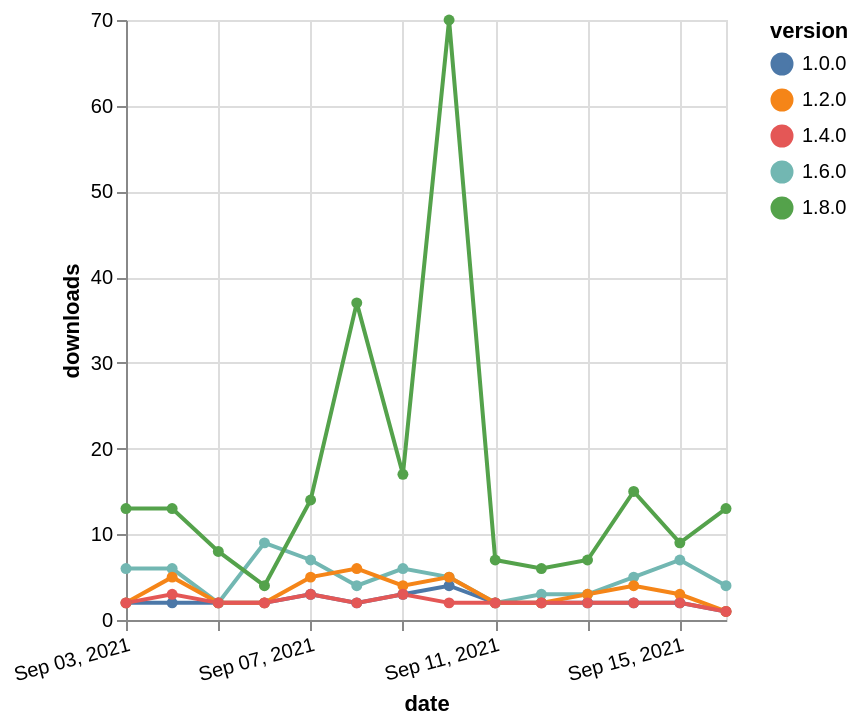

Write the Vega-Lite specification saved for this chart.
### Vega-Lite specification from a JSON file in a GitHub repository (floating-point values rounded to 4 significant figures)
{"$schema": "https://vega.github.io/schema/vega-lite/v5.json", "description": "A simple bar chart with embedded data.", "data": {"values": [{"date": "2021-09-03", "total": 2431, "delta": 6, "version": "1.6.0"}, {"date": "2021-09-04", "total": 2437, "delta": 6, "version": "1.6.0"}, {"date": "2021-09-05", "total": 2439, "delta": 2, "version": "1.6.0"}, {"date": "2021-09-06", "total": 2448, "delta": 9, "version": "1.6.0"}, {"date": "2021-09-07", "total": 2455, "delta": 7, "version": "1.6.0"}, {"date": "2021-09-08", "total": 2459, "delta": 4, "version": "1.6.0"}, {"date": "2021-09-09", "total": 2465, "delta": 6, "version": "1.6.0"}, {"date": "2021-09-10", "total": 2470, "delta": 5, "version": "1.6.0"}, {"date": "2021-09-11", "total": 2472, "delta": 2, "version": "1.6.0"}, {"date": "2021-09-12", "total": 2475, "delta": 3, "version": "1.6.0"}, {"date": "2021-09-13", "total": 2478, "delta": 3, "version": "1.6.0"}, {"date": "2021-09-14", "total": 2483, "delta": 5, "version": "1.6.0"}, {"date": "2021-09-15", "total": 2490, "delta": 7, "version": "1.6.0"}, {"date": "2021-09-16", "total": 2494, "delta": 4, "version": "1.6.0"}, {"date": "2021-09-03", "total": 795, "delta": 13, "version": "1.8.0"}, {"date": "2021-09-04", "total": 808, "delta": 13, "version": "1.8.0"}, {"date": "2021-09-05", "total": 816, "delta": 8, "version": "1.8.0"}, {"date": "2021-09-06", "total": 820, "delta": 4, "version": "1.8.0"}, {"date": "2021-09-07", "total": 834, "delta": 14, "version": "1.8.0"}, {"date": "2021-09-08", "total": 871, "delta": 37, "version": "1.8.0"}, {"date": "2021-09-09", "total": 888, "delta": 17, "version": "1.8.0"}, {"date": "2021-09-10", "total": 958, "delta": 70, "version": "1.8.0"}, {"date": "2021-09-11", "total": 965, "delta": 7, "version": "1.8.0"}, {"date": "2021-09-12", "total": 971, "delta": 6, "version": "1.8.0"}, {"date": "2021-09-13", "total": 978, "delta": 7, "version": "1.8.0"}, {"date": "2021-09-14", "total": 993, "delta": 15, "version": "1.8.0"}, {"date": "2021-09-15", "total": 1002, "delta": 9, "version": "1.8.0"}, {"date": "2021-09-16", "total": 1015, "delta": 13, "version": "1.8.0"}, {"date": "2021-09-03", "total": 2224, "delta": 2, "version": "1.0.0"}, {"date": "2021-09-04", "total": 2226, "delta": 2, "version": "1.0.0"}, {"date": "2021-09-05", "total": 2228, "delta": 2, "version": "1.0.0"}, {"date": "2021-09-06", "total": 2230, "delta": 2, "version": "1.0.0"}, {"date": "2021-09-07", "total": 2233, "delta": 3, "version": "1.0.0"}, {"date": "2021-09-08", "total": 2235, "delta": 2, "version": "1.0.0"}, {"date": "2021-09-09", "total": 2238, "delta": 3, "version": "1.0.0"}, {"date": "2021-09-10", "total": 2242, "delta": 4, "version": "1.0.0"}, {"date": "2021-09-11", "total": 2244, "delta": 2, "version": "1.0.0"}, {"date": "2021-09-12", "total": 2246, "delta": 2, "version": "1.0.0"}, {"date": "2021-09-13", "total": 2248, "delta": 2, "version": "1.0.0"}, {"date": "2021-09-14", "total": 2250, "delta": 2, "version": "1.0.0"}, {"date": "2021-09-15", "total": 2252, "delta": 2, "version": "1.0.0"}, {"date": "2021-09-16", "total": 2253, "delta": 1, "version": "1.0.0"}, {"date": "2021-09-03", "total": 3374, "delta": 2, "version": "1.2.0"}, {"date": "2021-09-04", "total": 3379, "delta": 5, "version": "1.2.0"}, {"date": "2021-09-05", "total": 3381, "delta": 2, "version": "1.2.0"}, {"date": "2021-09-06", "total": 3383, "delta": 2, "version": "1.2.0"}, {"date": "2021-09-07", "total": 3388, "delta": 5, "version": "1.2.0"}, {"date": "2021-09-08", "total": 3394, "delta": 6, "version": "1.2.0"}, {"date": "2021-09-09", "total": 3398, "delta": 4, "version": "1.2.0"}, {"date": "2021-09-10", "total": 3403, "delta": 5, "version": "1.2.0"}, {"date": "2021-09-11", "total": 3405, "delta": 2, "version": "1.2.0"}, {"date": "2021-09-12", "total": 3407, "delta": 2, "version": "1.2.0"}, {"date": "2021-09-13", "total": 3410, "delta": 3, "version": "1.2.0"}, {"date": "2021-09-14", "total": 3414, "delta": 4, "version": "1.2.0"}, {"date": "2021-09-15", "total": 3417, "delta": 3, "version": "1.2.0"}, {"date": "2021-09-16", "total": 3418, "delta": 1, "version": "1.2.0"}, {"date": "2021-09-03", "total": 1551, "delta": 2, "version": "1.4.0"}, {"date": "2021-09-04", "total": 1554, "delta": 3, "version": "1.4.0"}, {"date": "2021-09-05", "total": 1556, "delta": 2, "version": "1.4.0"}, {"date": "2021-09-06", "total": 1558, "delta": 2, "version": "1.4.0"}, {"date": "2021-09-07", "total": 1561, "delta": 3, "version": "1.4.0"}, {"date": "2021-09-08", "total": 1563, "delta": 2, "version": "1.4.0"}, {"date": "2021-09-09", "total": 1566, "delta": 3, "version": "1.4.0"}, {"date": "2021-09-10", "total": 1568, "delta": 2, "version": "1.4.0"}, {"date": "2021-09-11", "total": 1570, "delta": 2, "version": "1.4.0"}, {"date": "2021-09-12", "total": 1572, "delta": 2, "version": "1.4.0"}, {"date": "2021-09-13", "total": 1574, "delta": 2, "version": "1.4.0"}, {"date": "2021-09-14", "total": 1576, "delta": 2, "version": "1.4.0"}, {"date": "2021-09-15", "total": 1578, "delta": 2, "version": "1.4.0"}, {"date": "2021-09-16", "total": 1579, "delta": 1, "version": "1.4.0"}]}, "width": "container", "mark": {"type": "line", "point": {"filled": true}}, "encoding": {"x": {"field": "date", "type": "temporal", "timeUnit": "yearmonthdate", "title": "date", "axis": {"labelAngle": -15}}, "y": {"field": "delta", "type": "quantitative", "title": "downloads"}, "color": {"field": "version", "type": "nominal"}, "tooltip": {"field": "delta"}}}
